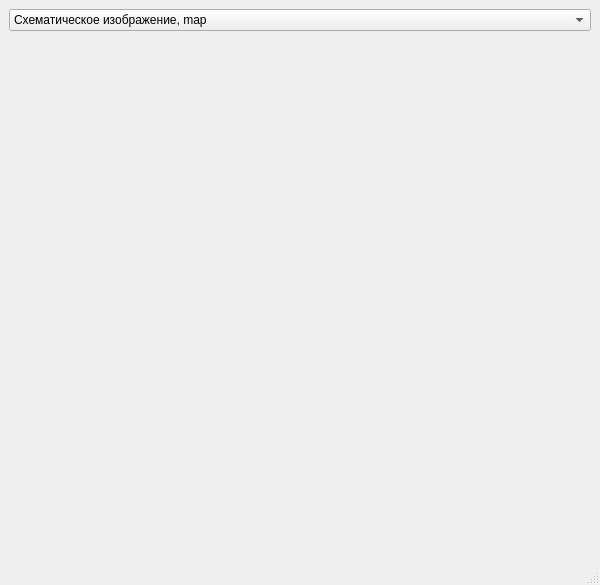
<?xml version="1.0" encoding="UTF-8"?>
<ui version="4.0">
 <class>MainWindow</class>
 <widget class="QMainWindow" name="MainWindow">
  <property name="geometry">
   <rect>
    <x>0</x>
    <y>0</y>
    <width>600</width>
    <height>585</height>
   </rect>
  </property>
  <property name="windowTitle">
   <string>MainWindow</string>
  </property>
  <widget class="QWidget" name="centralwidget">
   <layout class="QVBoxLayout" name="verticalLayout_3">
    <item>
     <widget class="QComboBox" name="type_box">
      <property name="focusPolicy">
       <enum>Qt::NoFocus</enum>
      </property>
      <property name="frame">
       <bool>true</bool>
      </property>
      <item>
       <property name="text">
        <string>Схематическое изображение, map</string>
       </property>
      </item>
      <item>
       <property name="text">
        <string>Спутниковое изображение, sat</string>
       </property>
      </item>
      <item>
       <property name="text">
        <string>Гибридное изображение, skl</string>
       </property>
      </item>
     </widget>
    </item>
    <item>
     <widget class="QLabel" name="map_image">
      <property name="minimumSize">
       <size>
        <width>0</width>
        <height>500</height>
       </size>
      </property>
      <property name="text">
       <string/>
      </property>
     </widget>
    </item>
   </layout>
  </widget>
  <widget class="QMenuBar" name="menubar">
   <property name="geometry">
    <rect>
     <x>0</x>
     <y>0</y>
     <width>600</width>
     <height>21</height>
    </rect>
   </property>
  </widget>
  <widget class="QStatusBar" name="statusbar"/>
 </widget>
 <resources/>
 <connections/>
</ui>
